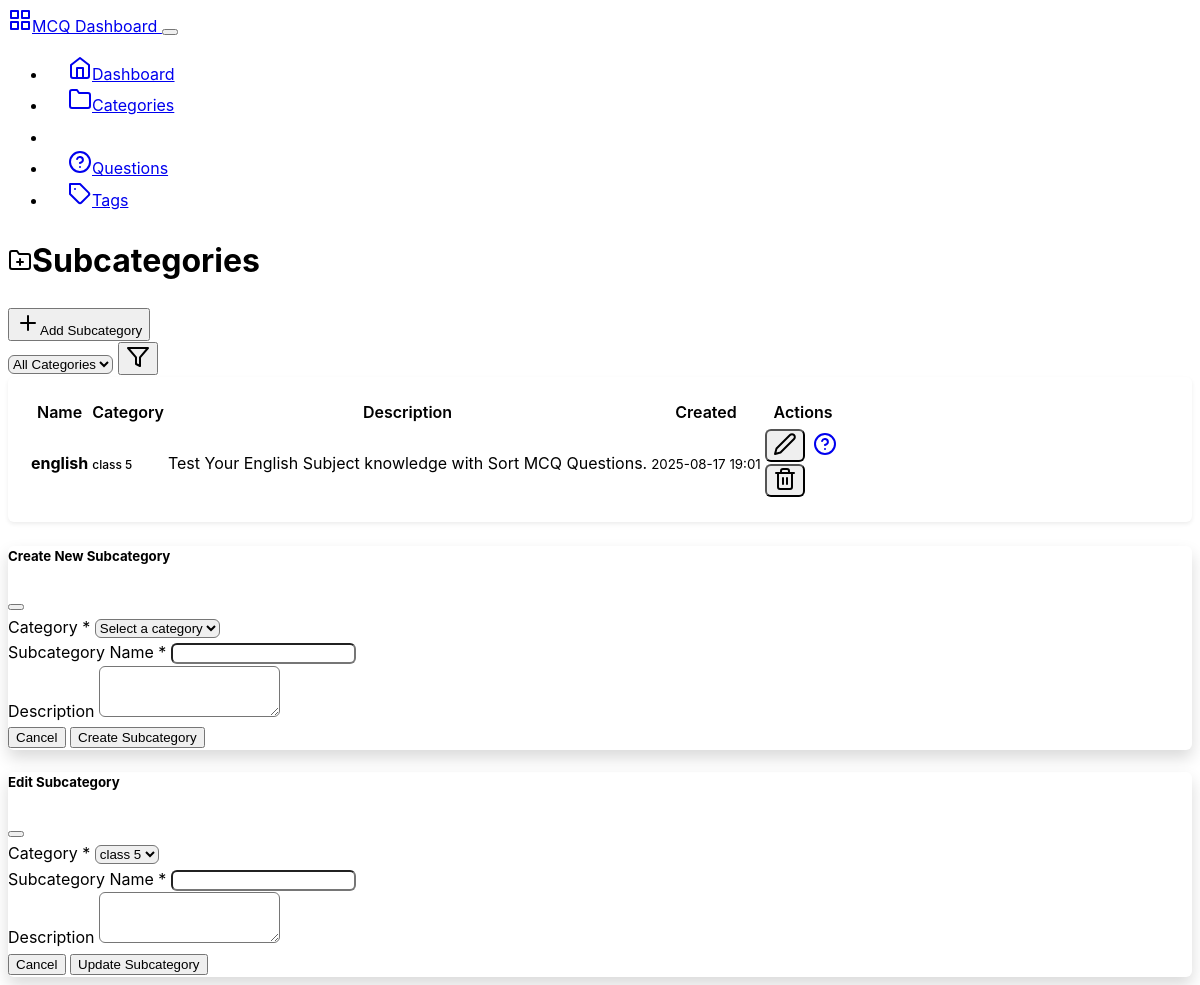
The app's page /backend/subcategories, older data.
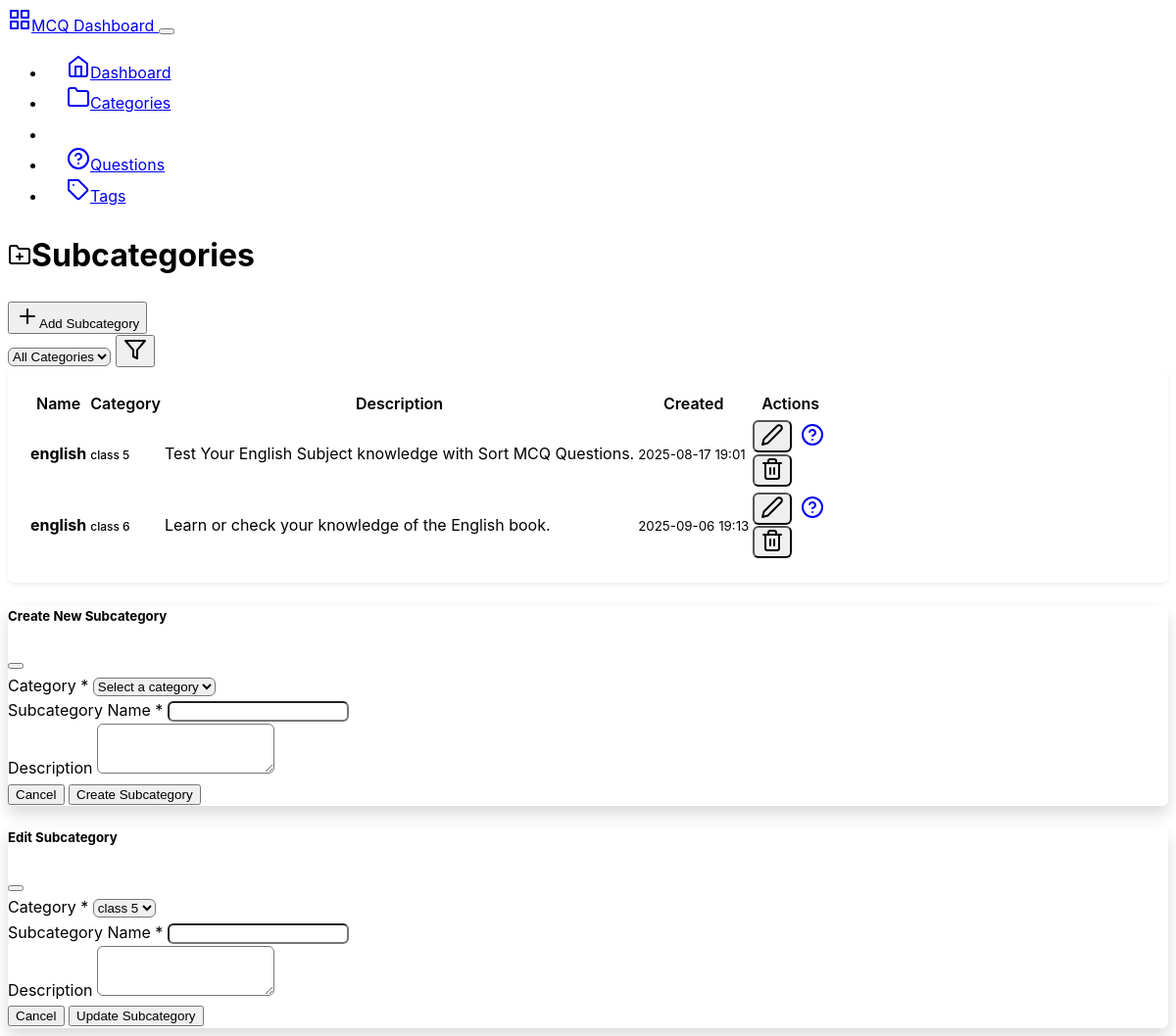
The same page, newer data.
### mcqbox/model.py (models this page shows, shortened)
class Subcategory(db.Model):
    id = db.Column(db.Integer, primary_key=True)
    name = db.Column(db.String(50), nullable=False)
    category_id = db.Column(db.Integer, db.ForeignKey('category.id'), nullable=False)
    category = db.relationship('Category', backref=db.backref('subcategories', lazy=True))
    description = db.Column(db.String(200), nullable=True)
    created_at = db.Column(db.DateTime, server_default=db.func.now())
    updated_at = db.Column(db.DateTime, server_default=db.func.now(), onupdate=db.func.now())

class Category(db.Model):
    id = db.Column(db.Integer, primary_key=True)
    name = db.Column(db.String(50), nullable=False, unique=True)
    description = db.Column(db.String(200), nullable=True)
    created_at = db.Column(db.DateTime, server_default=db.func.now())
    updated_at = db.Column(db.DateTime, server_default=db.func.now(), onupdate=db.func.now())

### mcqbox/backend/route.py (the view)
@app.route('/backend/subcategories')
def subcategories():
    category_id = request.args.get('category_id', type=int)
    categories_list = Category.query.all()
    if category_id:
        subcategories_list = Subcategory.query.filter_by(category_id=category_id).all()
        selected_category = Category.query.get(category_id)
    else:
        subcategories_list = Subcategory.query.all()
        selected_category = None
    return render_template('subcategories.html',
                         subcategories=subcategories_list,
                         categories=categories_list,
                         selected_category=selected_category)

### mcqbox/backend/templates/subcategories.html (shortened to what the changed rows need)
{% extends "base.html" %}
{% block content %}
<div class="row">
    <div class="col-12">
        <div class="d-flex justify-content-between align-items-center mb-4">
            <h1><i data-feather="folder-plus" class="me-2"></i>Subcategories</h1>
        </div>
    </div>
</div>
<div class="row">
    <div class="col-12">
        <div class="card">
            <div class="card-body">
                {% if subcategories %}
                    <div class="table-responsive">
                        <table class="table table-hover">
                            <thead>
                                <tr>
                                    <th>Name</th>
                                    <th>Category</th>
                                    <th>Description</th>
                                    <th>Created</th>
                                    <th class="text-end">Actions</th>
                                </tr>
                            </thead>
                            <tbody>
                                {% for subcategory in subcategories %}
                                <tr>
                                    <td>
                                        <strong>{{ subcategory.name }}</strong>
                                    </td>
                                    <td>
                                        <span class="badge bg-secondary">
                                            {{ subcategory.category.name if subcategory.category.name else 'Unknown' }}
                                        </span>
                                    </td>
                                    <td>
                                        <span class="text-muted">
                                            {{ subcategory.description if subcategory.description else 'No description' }}
                                        </span>
                                    </td>
                                    <td>
                                        <small class="text-muted">{{ subcategory.created_at.strftime('%Y-%m-%d %H:%M') }}</small>
                                    </td>
                                    <td class="text-end">
                                        <div class="btn-group" role="group">
                                            <button class="btn btn-sm btn-outline-secondary"
                                                    onclick="editSubcategory('{{ subcategory.id }}', '{{ subcategory.name }}', '{{ subcategory.description }}', {{ subcategory.category_id }})"
                                                    data-bs-toggle="modal" data-bs-target="#editSubcategoryModal">
                                                <i data-feather="edit-2"></i>
                                            </button>
                                            <a href="{{ url_for('questions', subcategory_id=subcategory.id) }}"
                                               class="btn btn-sm btn-outline-primary">
                                                <i data-feather="help-circle"></i>
                                            </a>
                                            <form method="POST" action="{{ url_for('delete_subcategory', subcategory_id=subcategory.id) }}"
                                                  class="d-inline" onsubmit="return confirm('Are you sure? This will delete all questions in this subcategory.')">
                                                <button type="submit" class="btn btn-sm btn-outline-danger">
                                                    <i data-feather="trash-2"></i>
                                                </button>
                                            </form>
                                        </div>
                                    </td>
                                </tr>
                                {% endfor %}
                            </tbody>
                        </table>
                    </div>
                {% endif %}
            </div>
        </div>
    </div>
</div>
{% endblock %}

Row changes from the older to the newer data that the page shows:
added Subcategory: name "english", category "class 6", description "Learn or check your knowledge of the English book.", created_at "2025-09-06 19:13"
